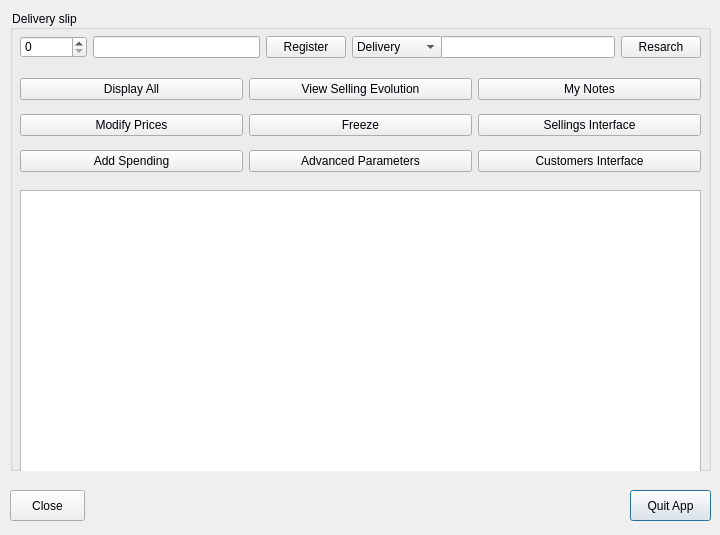
<?xml version="1.0" encoding="UTF-8"?>
<ui version="4.0">
 <class>DialogDelivery</class>
 <widget class="QDialog" name="DialogDelivery">
  <property name="geometry">
   <rect>
    <x>0</x>
    <y>0</y>
    <width>720</width>
    <height>535</height>
   </rect>
  </property>
  <property name="windowTitle">
   <string>Delivery</string>
  </property>
  <widget class="QPushButton" name="quit">
   <property name="geometry">
    <rect>
     <x>630</x>
     <y>490</y>
     <width>81</width>
     <height>31</height>
    </rect>
   </property>
   <property name="styleSheet">
    <string notr="true">font: 75 11pt &quot;Bell MT&quot;;</string>
   </property>
   <property name="text">
    <string>Quit App</string>
   </property>
  </widget>
  <widget class="QPushButton" name="close">
   <property name="geometry">
    <rect>
     <x>10</x>
     <y>490</y>
     <width>75</width>
     <height>31</height>
    </rect>
   </property>
   <property name="styleSheet">
    <string notr="true">font: 75 12pt &quot;Bell MT&quot;;</string>
   </property>
   <property name="text">
    <string>Close</string>
   </property>
  </widget>
  <widget class="QGroupBox" name="groupBox">
   <property name="geometry">
    <rect>
     <x>10</x>
     <y>10</y>
     <width>701</width>
     <height>461</height>
    </rect>
   </property>
   <property name="styleSheet">
    <string notr="true">font: 57 12pt &quot;Engravers MT&quot;;
color: rgb(0, 1, 9);</string>
   </property>
   <property name="title">
    <string>Delivery slip</string>
   </property>
   <widget class="QWidget" name="horizontalLayoutWidget">
    <property name="geometry">
     <rect>
      <x>430</x>
      <y>20</y>
      <width>261</width>
      <height>34</height>
     </rect>
    </property>
    <layout class="QHBoxLayout" name="horizontalLayout">
     <item>
      <widget class="QLineEdit" name="searchEdit">
       <property name="styleSheet">
        <string notr="true">font: 75 12pt &quot;Courier New&quot;;</string>
       </property>
      </widget>
     </item>
     <item>
      <widget class="QPushButton" name="research">
       <property name="styleSheet">
        <string notr="true">font: 75 12pt &quot;Bell MT&quot;;</string>
       </property>
       <property name="text">
        <string>Resarch</string>
       </property>
      </widget>
     </item>
    </layout>
   </widget>
   <widget class="QWidget" name="horizontalLayoutWidget_2">
    <property name="geometry">
     <rect>
      <x>10</x>
      <y>20</y>
      <width>422</width>
      <height>34</height>
     </rect>
    </property>
    <layout class="QHBoxLayout" name="horizontalLayout_2">
     <item>
      <widget class="QSpinBox" name="qty">
       <property name="styleSheet">
        <string notr="true">font: 75 12pt &quot;Courier New&quot;;</string>
       </property>
       <property name="maximum">
        <number>999999999</number>
       </property>
      </widget>
     </item>
     <item>
      <widget class="QLineEdit" name="designation">
       <property name="styleSheet">
        <string notr="true">font: 75 12pt &quot;Courier New&quot;;</string>
       </property>
      </widget>
     </item>
     <item>
      <widget class="QPushButton" name="save">
       <property name="styleSheet">
        <string notr="true">font: 75 12pt &quot;Bell MT&quot;;</string>
       </property>
       <property name="text">
        <string>Register</string>
       </property>
      </widget>
     </item>
     <item>
      <widget class="QComboBox" name="comboBox">
       <property name="styleSheet">
        <string notr="true">font: 75 12pt &quot;Bell MT&quot;;</string>
       </property>
       <item>
        <property name="text">
         <string>Delivery</string>
        </property>
       </item>
       <item>
        <property name="text">
         <string>Comeback</string>
        </property>
       </item>
      </widget>
     </item>
    </layout>
   </widget>
   <widget class="QTableView" name="display">
    <property name="geometry">
     <rect>
      <x>10</x>
      <y>180</y>
      <width>681</width>
      <height>291</height>
     </rect>
    </property>
    <property name="styleSheet">
     <string notr="true">font: 11pt &quot;Arial Unicode MS&quot;;</string>
    </property>
   </widget>
   <widget class="QWidget" name="gridLayoutWidget">
    <property name="geometry">
     <rect>
      <x>10</x>
      <y>60</y>
      <width>681</width>
      <height>112</height>
     </rect>
    </property>
    <layout class="QGridLayout" name="gridLayout">
     <item row="1" column="0">
      <widget class="QPushButton" name="prices">
       <property name="toolTip">
        <string>&lt;html&gt;&lt;head/&gt;&lt;body&gt;&lt;p&gt;set/reset buying or selling prices&lt;/p&gt;&lt;/body&gt;&lt;/html&gt;</string>
       </property>
       <property name="styleSheet">
        <string notr="true">font: 75 12pt &quot;Bell MT&quot;;</string>
       </property>
       <property name="text">
        <string>Modify Prices</string>
       </property>
      </widget>
     </item>
     <item row="2" column="1">
      <widget class="QPushButton" name="pushButton">
       <property name="toolTip">
        <string>&lt;html&gt;&lt;head/&gt;&lt;body&gt;&lt;p&gt;set/reset root data &lt;/p&gt;&lt;/body&gt;&lt;/html&gt;</string>
       </property>
       <property name="styleSheet">
        <string notr="true">font: 75 12pt &quot;Bell MT&quot;;</string>
       </property>
       <property name="text">
        <string>Advanced Parameters</string>
       </property>
      </widget>
     </item>
     <item row="0" column="0">
      <widget class="QPushButton" name="allItems">
       <property name="toolTip">
        <string>&lt;html&gt;&lt;head/&gt;&lt;body&gt;&lt;p&gt;display all your articles&lt;/p&gt;&lt;/body&gt;&lt;/html&gt;</string>
       </property>
       <property name="styleSheet">
        <string notr="true">font: 75 12pt &quot;Bell MT&quot;;
</string>
       </property>
       <property name="text">
        <string>Display All</string>
       </property>
      </widget>
     </item>
     <item row="0" column="1">
      <widget class="QPushButton" name="sellingEvolution">
       <property name="styleSheet">
        <string notr="true">font: 75 12pt &quot;Bell MT&quot;;</string>
       </property>
       <property name="text">
        <string>View Selling Evolution</string>
       </property>
      </widget>
     </item>
     <item row="2" column="0">
      <widget class="QPushButton" name="spending">
       <property name="styleSheet">
        <string notr="true">font: 75 12pt &quot;Bell MT&quot;;</string>
       </property>
       <property name="text">
        <string>Add Spending</string>
       </property>
      </widget>
     </item>
     <item row="1" column="1">
      <widget class="QPushButton" name="freeze">
       <property name="toolTip">
        <string>&lt;html&gt;&lt;head/&gt;&lt;body&gt;&lt;p&gt;freeze/unfreeze items&lt;/p&gt;&lt;/body&gt;&lt;/html&gt;</string>
       </property>
       <property name="whatsThis">
        <string>&lt;html&gt;&lt;head/&gt;&lt;body&gt;&lt;p&gt;When frozen, item couldn't be sold.&lt;/p&gt;&lt;/body&gt;&lt;/html&gt;</string>
       </property>
       <property name="styleSheet">
        <string notr="true">font: 75 12pt &quot;Bell MT&quot;;</string>
       </property>
       <property name="text">
        <string>Freeze</string>
       </property>
      </widget>
     </item>
     <item row="2" column="2">
      <widget class="QPushButton" name="customersInterface">
       <property name="toolTip">
        <string>&lt;html&gt;&lt;head/&gt;&lt;body&gt;&lt;p&gt;view/set/reset customers data&lt;/p&gt;&lt;/body&gt;&lt;/html&gt;</string>
       </property>
       <property name="styleSheet">
        <string notr="true">font: 75 12pt &quot;Bell MT&quot;;</string>
       </property>
       <property name="text">
        <string>Customers Interface</string>
       </property>
      </widget>
     </item>
     <item row="0" column="2">
      <widget class="QPushButton" name="pushButton_2">
       <property name="styleSheet">
        <string notr="true">font: 75 12pt &quot;Bell MT&quot;;</string>
       </property>
       <property name="text">
        <string>My Notes</string>
       </property>
      </widget>
     </item>
     <item row="1" column="2">
      <widget class="QPushButton" name="sale">
       <property name="styleSheet">
        <string notr="true">font: 75 12pt &quot;Bell MT&quot;;</string>
       </property>
       <property name="text">
        <string>Sellings Interface</string>
       </property>
      </widget>
     </item>
    </layout>
   </widget>
  </widget>
 </widget>
 <resources/>
 <connections>
  <connection>
   <sender>close</sender>
   <signal>clicked()</signal>
   <receiver>DialogDelivery</receiver>
   <slot>close()</slot>
   <hints>
    <hint type="sourcelabel">
     <x>80</x>
     <y>480</y>
    </hint>
    <hint type="destinationlabel">
     <x>130</x>
     <y>274</y>
    </hint>
   </hints>
  </connection>
 </connections>
</ui>
